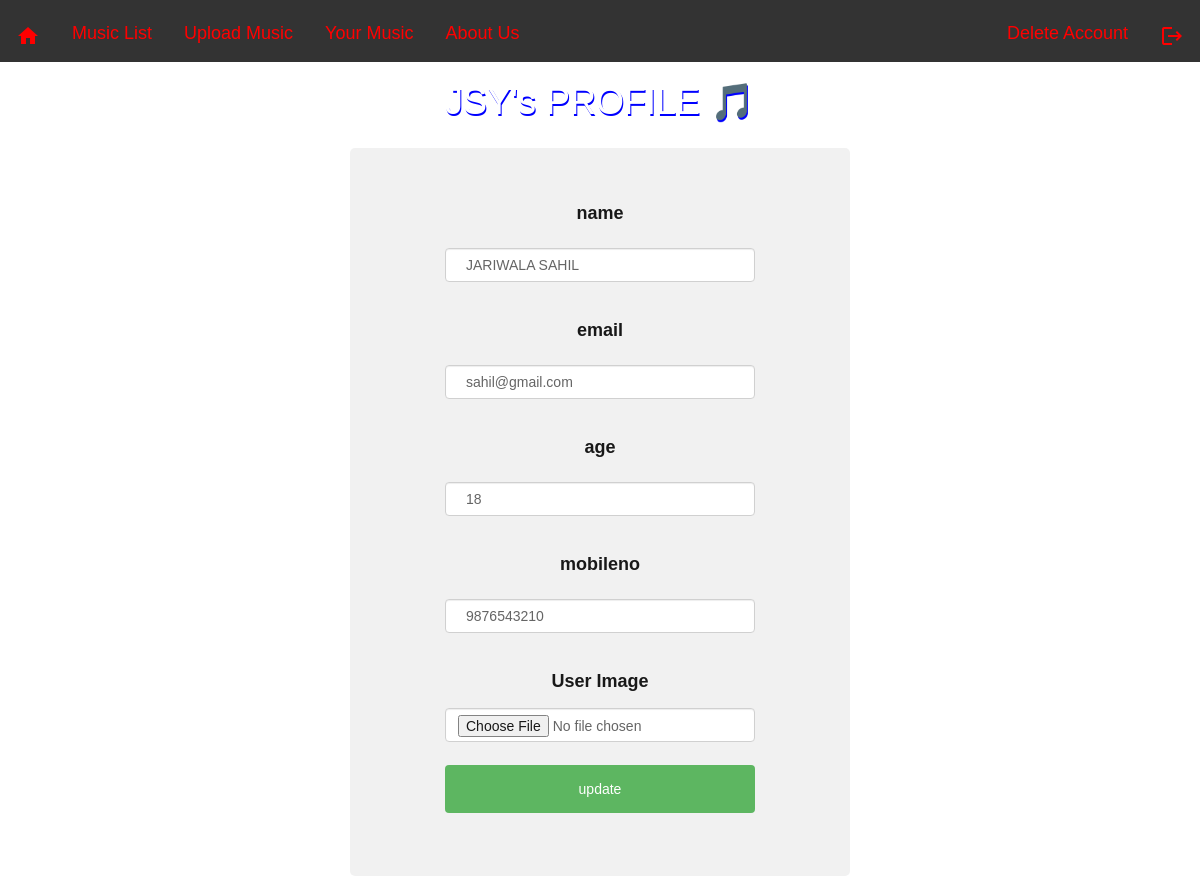
The page /update.php (signed in) on the database its author committed.
### tables this page shows
CREATE TABLE `users` (
  `id` int(11) NOT NULL,
  `name` varchar(50) DEFAULT NULL,
  `username` varchar(50) NOT NULL,
  `password` varchar(255) NOT NULL,
  `email` varchar(50) DEFAULT NULL,
  `phone` varchar(14) DEFAULT NULL,
  `age` int(5) DEFAULT NULL,
  `user_type` varchar(6) NOT NULL,
  `path_of_user_img` varchar(100) NOT NULL DEFAULT 'userimage/defualt_image.png'
);

### update.php (the view, shortened to what this page needs)
<?php
require_once "config.php";
 $id = $_SESSION['id'];
$name = $email = $mobile = $age =  "";
?>
<html>
<head>
    <link rel="stylesheet" href="https://maxcdn.bootstrapcdn.com/bootstrap/3.3.7/css/bootstrap.css">
   <link rel="stylesheet" href="main.css" type="text/css">
</head>
<body>
<ul>
<h4>
<?php
if($_SESSION['user_type'] == "user")
{
   	echo '<li style="float: right"><a  href="logout.php"><i class="material-icons">logout</i></a></li>';
  	echo '<li><a href="home.php"><i class="material-icons">home</i></a></li>';
  	echo '<li><a href="displayfile.php">Music List</a></li>';
  	echo '<li><a href="UploadMusic.php"> Upload Music</a></li>';
  	echo '<li><a href="displayuseruploads.php"> Your Music</a></li>';
  	echo '<li><a href="about.php">About Us</a></li>';
  	echo '<li style="float: right"><a href="delete.php">Delete Account</a></li>';
}
?>
  </h4>
</ul>
<center>
		<h1 style="color:white"><?php echo htmlspecialchars($_SESSION["username"]); ?>'s PROFILE 🎵️<br>
	</h1>
	<?php
		$sql = "SELECT * FROM users where id=".$id;
		if($result = mysqli_query($link, $sql))
		{
			if(mysqli_num_rows($result) > 0)
			{
						while($row = mysqli_fetch_array($result))
						{
							$name = $row['name'];
							$age = $row['age'];
							$mobile = $row['phone'] ;
							$email = $row['email'] ;
						}
						echo "<br>";
			} else{
				echo "<p><em><h1>No records were found.</h1></em></p><br>";
				echo '<a href="update.php" class="btn btn-warning">update your profile</a>';
			}
		}
 		else
		{
			echo "ERROR: Could not able to execute $sql. " . mysqli_error($link);
		}
	?>
	<div class="container">
	<div class="wrapper">
	<form action="<?php echo $_SERVER["PHP_SELF"] ; ?>" method="POST" enctype='multipart/form-data'>
            	<div class="form-group">
                	<label>name</label>
                	<input type="text"  class="form-control" name="name" value="<?php echo $name; ?>">
            	</div>
            	<div class="form-group">
                	<label>email</label>
                	<input type="text"  class="form-control" name= "email" value="<?php echo $email; ?>">
            	</div>
            	<div class="form-group ">
                	<label>age</label>
                	<input type="text"  class="form-control" name="age" value="<?php echo $age; ?>">
            	</div>
            	<div class="form-group">
                	<label>mobileno</label>
                	<input type="text"  class="form-control" name="mobile" value="<?php echo $mobile; ?>">
            	</div>
				<div class="form-group">
                	<label>User Image</label>
                	<input type="file" name="image" class="form-control">
            	</div>
            	<div class="form-group">
                	<input type="submit"  class="btn btn-primary" value="update">
            	</div>
        </form>
        </div>
        </div>
</center>
</body>
</html>

### main.css (style rules this page uses)
body { font: 14px sans-serif; background-image: url("https://toppng.com/uploads/preview/microphone-device-music-sound-dark-11569915014viix5krik1.jpg"); background-position: center; background-repeat: no-repeat; background-size: cover; }
.container { width: 500px; border-radius: 5px; background-color: rgb(240, 240, 240); padding: 20px; opacity: 0.9; }
div.container label { margin: 5%; font-weight: bold; font-size: large; color: black; }
.wrapper { width: 350px; padding: 20px; }
ul { list-style-type: none; margin: 0; padding: 0; overflow: hidden; background-color: #333; top: 0; }
li { float: left; }
li a { display: block; color: red; text-align: center; padding: 14px 16px; text-decoration: none; transition: transform .2s; }
h1 { text-shadow:1px 2px blue; }
input[type=text], select { width: 100%; padding: 12px 20px; margin: 8px 0; display: inline-block; border: 1px solid #ccc; border-radius: 4px; box-sizing: border-box; }
input[type=submit] { width: 100%; background-color: #4CAF50; color: white; padding: 14px 20px; margin: 8px 0; border: none; border-radius: 4px; cursor: pointer; }

### rows shown on the page
users: name "JARIWALA SAHIL", email "sahil@gmail.com", age "18", mobile "9876543210"

### other values the page prints
$_SESSION["username"] "JSY"
